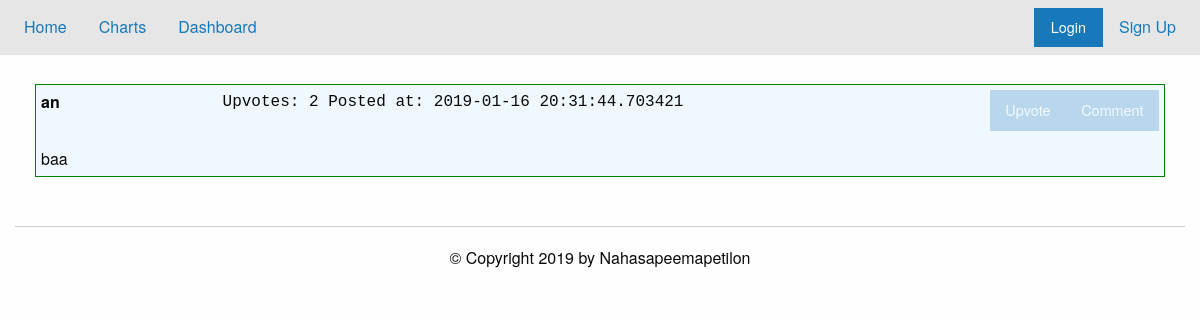
The page /thread?id=2 on the database its author committed.
### tables this page shows
CREATE TABLE t2 (postID INT PRIMARY KEY,post TEXT,user TEXT,time TEXT,upvote INT,whoVote TEXT);

### app.py (the view, shortened to what this page needs)
@app.route("/thread", methods=['POST','GET'])
def load_thread():
    if request.method=="GET":
        threadID = request.args.get('id')#or perhaps name?
        print(threadID)
        db = sqlite3.connect('./data/base.db')
        c = db.cursor()
        try:
            posts = dbEditor.viewThread(c, threadID)
            db.close()
            return render_template('thread.html', notLoggedIn=noUser(), posts=posts, threadname=posts[0][1], threadID=threadID)
        except:
            flash("Thread not Found")
            return redirect('/')

### app.py (called while the page is built)
def noUser():
    return 'username' not in session.keys()

### util/dbEditor.py (called while the page is built)
def viewThread(cursor,threadID):
    v = "SELECT user,post,time,postID,upvote,whoVote FROM t" + str(threadID) + ";" # not the people who upvote
    val = list(cursor.execute(v))
    return val

### templates/thread.html (shortened to what this page needs)
{% extends "forum.html" %}
{% block static %}
<link rel="stylesheet" href="static/thread.css">
{% endblock %}
{% block content %}
<div class="grid-container">
{% set msgs = get_flashed_messages() %}
<br>
<div class="grid-container">
{% for post in posts %}
<div class="post">
  <div class="post_user" id="{{post[3]}}">
    <b>{{post[0]}}</b>
    <pre style="display:inline;"> Upvotes: {{post[4]}} Posted at: {{post[2]}}</pre>
    <div class="stuff">
      <button class="button" style="display:inline; float:right;"  data-open="addPost{{post[3]}}" {% if notLoggedIn %} disabled {% endif %}> Comment</button>
      <form action="#" method="POST" style="display:inline; float:right;">
	<button class="button" value="{{post[3]}},{{threadID}}" name="upvote" {% if notLoggedIn %} disabled {% endif %}>Upvote</button>
      </form>
    </div>
  </div>
  <div class="post_post">
    {{post[1]}}
  </div>
</div>
{% endfor %}
</div>
{% endblock %}

### static/thread.css (style rules this page uses)
.post { padding: 5px; margin: 5px; border: 1px solid green; background-color: #F0F8FF; }
.post_user { display:grid; grid-template-areas:'name info buttons'; }

### rows shown on the page
t2: user "an", upvote "2", time "2019-01-16 20:31:44.703421", {{ post[3] }} 1 (drawn), post "baa"
